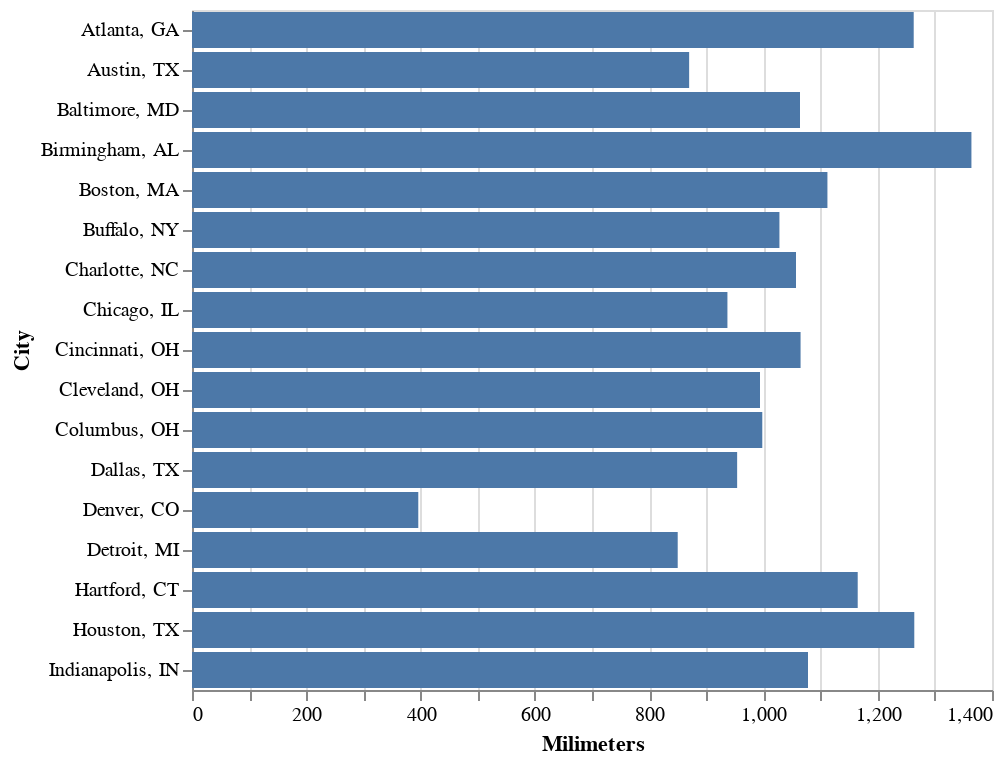

Notebook code for this chart:
### Code cell
# Can I sort my data?  
alt.Chart(rainfall.sort_values("Milimeters")).mark_bar().encode(
    alt.Y("City:N"), 
    
    alt.X("Milimeters:Q", sort="ascending"))

### Figure 1 — Vega-Lite specification as saved in the notebook (floating-point values rounded to 4 significant figures)
{"config": {"view": {"continuousWidth": 400, "continuousHeight": 300}}, "data": {"name": "data-599c96027a97079045395f3abe410acc"}, "mark": "bar", "encoding": {"x": {"type": "quantitative", "field": "Milimeters", "sort": "ascending"}, "y": {"type": "nominal", "field": "City"}}, "$schema": "https://vega.github.io/schema/vega-lite/v4.8.1.json", "datasets": {"data-599c96027a97079045395f3abe410acc": [{"Days": 87, "City, State": "Denver, CO", "Inches": 15.6, "Milimeters": 396, "City": "Denver, CO"}, {"Days": 135, "City, State": "Detroit, MI ", "Inches": 33.5, "Milimeters": 850, "City": "Detroit, MI "}, {"Days": 88, "City, State": "Austin, TX ", "Inches": 34.2, "Milimeters": 870, "City": "Austin, TX "}, {"Days": 124, "City, State": "Chicago, IL", "Inches": 36.9, "Milimeters": 937, "City": "Chicago, IL"}, {"Days": 81, "City, State": "Dallas, TX ", "Inches": 37.6, "Milimeters": 954, "City": "Dallas, TX "}, {"Days": 155, "City, State": "Cleveland, OH ", "Inches": 39.1, "Milimeters": 994, "City": "Cleveland, OH "}, {"Days": 139, "City, State": "Columbus, OH ", "Inches": 39.3, "Milimeters": 998, "City": "Columbus, OH "}, {"Days": 167, "City, State": "Buffalo, NY ", "Inches": 40.5, "Milimeters": 1028, "City": "Buffalo, NY "}, {"Days": 110, "City, State": "Charlotte, NC", "Inches": 41.6, "Milimeters": 1057, "City": "Charlotte, NC"}, {"Days": 116, "City, State": "Baltimore, MD ", "Inches": 41.9, "Milimeters": 1064, "City": "Baltimore, MD "}, {"Days": 137, "City, State": "Cincinnati, OH ", "Inches": 41.9, "Milimeters": 1065, "City": "Cincinnati, OH "}, {"Days": 129, "City, State": "Indianapolis, IN ", "Inches": 42.4, "Milimeters": 1078, "City": "Indianapolis, IN "}, {"Days": 126, "City, State": "Boston, MA ", "Inches": 43.8, "Milimeters": 1112, "City": "Boston, MA "}, {"Days": 130, "City, State": "Hartford, CT ", "Inches": 45.9, "Milimeters": 1165, "City": "Hartford, CT "}, {"Days": 113, "City, State": "Atlanta, GA ", "Inches": 49.7, "Milimeters": 1263, "City": "Atlanta, GA "}, {"Days": 104, "City, State": "Houston, TX ", "Inches": 49.8, "Milimeters": 1264, "City": "Houston, TX "}, {"Days": 117, "City, State": "Birmingham, AL ", "Inches": 53.7, "Milimeters": 1364, "City": "Birmingham, AL "}]}}
